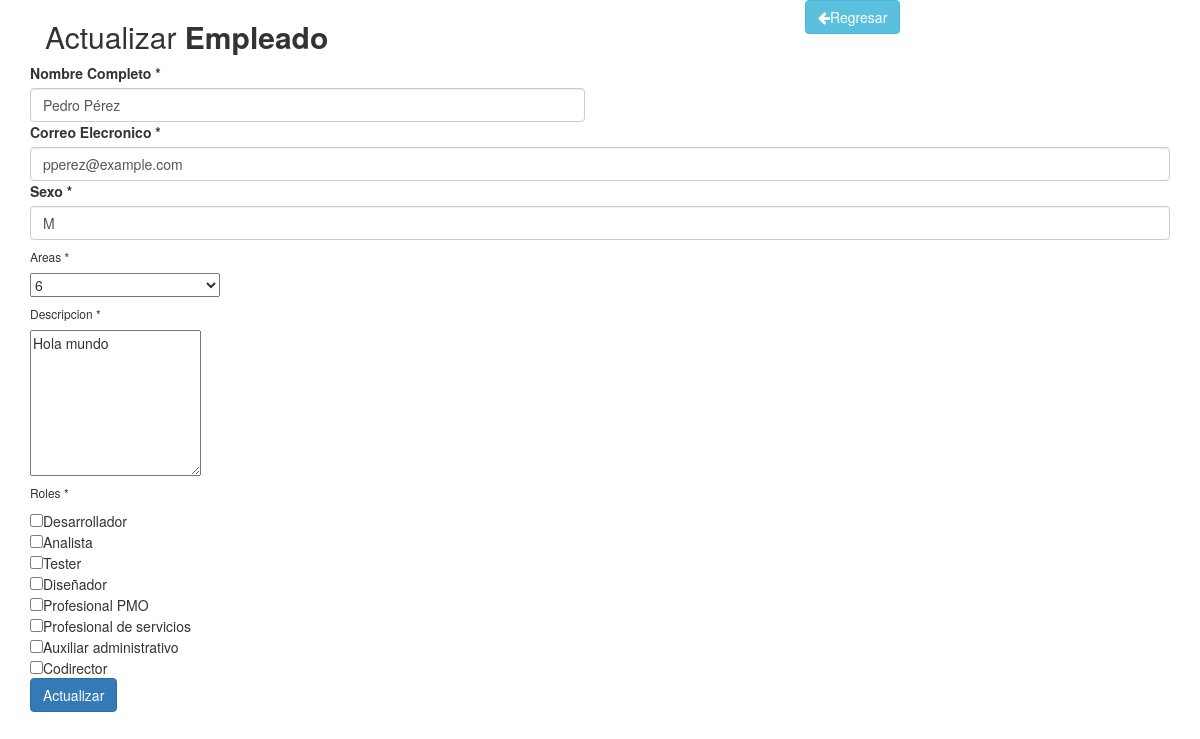
The page /update.php?id=3 on the database its author committed.
### tables this page shows
CREATE TABLE `empleado` (
  `id` int(11) NOT NULL,
  `nombre_empleado` varchar(255) NOT NULL,
  `email` varchar(255) NOT NULL,
  `sexo` char(1) NOT NULL,
  `area_id` int(11) NOT NULL,
  `descripcion` text NOT NULL
);

CREATE TABLE `roles` (
  `id` int(11) NOT NULL,
  `nombre` varchar(255) NOT NULL
);

### data.php (called while the page is built, shortened)
<?php
require 'Empleado.php';
class Data{
      private $host;
      private $user;
      private $pass;
      private $base;
	  private $port;
public function __construct()
{
	$this->host ="localhost";
	$this->user ="root";
	$this->pass="";
	$this->base="prueba_tecnica_dev";
	$this->port=3306;
}
public function connect(){
$this->con = new mysqli($this->host,$this->user,$this->pass,$this->base,$this->port);
if($this->con->connect_error){
die("No se logro la conexion : ".$this->con->connect_error);
}else{
	return $this->con;
}
}
public function find($id):Empleado
{
	$e=new Empleado();
    $id=$this->connect()->real_escape_string($id);
	$sql = "Select * from empleado where id=$id;";
	$res = $this->connect()->query($sql);
	if ($res->num_rows > 0){
       $datos = $res->fetch_object();
       $e->setId($datos->id);
	   $e->setNombre_empleado($datos->nombre_empleado);
	   $e->setEmail($datos->email);
	   $e->setSexo($datos->sexo);
       $e->setArea_id($datos->area_id);
	   $e->setDescripcion($datos->descripcion);
	}
	return $e;
}
}
?>

### Empleado.php (called while the page is built, shortened)
<?php
class Empleado{
private $nombre_empleado;
private $email;
private $sexo;
private $area_id;
private $descripcion;
public function __construct(){
 $this->nombre_empleado="";
 $this->email="";
 $this->sexo="";
 $this->area_id=0;
 $this->descripcion="";
}
public function setNombre_empleado($nombre_empleado){
	$this->nombre_empleado=$nombre_empleado;
}
public function getNombre_empleado(){
	return $this->nombre_empleado;
}
public function setEmail($email){
	$this->email=$email;
}
public function getEmail(){
	return $this->email;
}
public function setSexo($sexo){
   $this->sexo=$sexo;
}
public function getSexo(){
	return $this->sexo;
}
public function setArea_id($area_id){
	$this->area_id=$area_id;
}
public function getArea_id(){
	return $this->area_id;
}
public function setDescripcion($descripcion){
	$this->descripcion=$descripcion;
}
public function getDescripcion(){
     return $this->descripcion;
}
}
?>

### update.php (the view, shortened to what this page needs)
<?php
if(isset($_POST['actualizar'])){
require 'data.php';
$empleado =new Empleado();
$empleado->setId($_POST['id']);
$empleado->setNombre_empleado($_POST['nombre_empleado']);
$empleado->setEmail($_POST['email']);
$empleado->setSexo($_POST['sexo']);
$empleado->setArea_id($_POST['area_id']);
$empleado->setDescripcion($_POST['descripcion']);
print_r($_POST);
$db = new Data();
$respuesta = $db->update($empleado);
if($respuesta){
$mensaje="Empleado Actualizado correctamente";
$class="alert alert-success";
}else{
$mensaje="Empleado no existe";
$class="alert alert-danger";
}
}elseif(isset($_GET['id'])){
require 'data.php';
$empleado = new Data();
$empleado = $empleado->find($_GET['id']);
}
?>
<?php
  $mysqli = new mysqli("localhost", "root", "", "prueba_tecnica_dev");
?>
<html>
	 <head>
          <link rel="stylesheet" href="https://maxcdn.bootstrapcdn.com/font-awesome/4.7.0/css/font-awesome.min.css">
          <link rel="stylesheet" href="https://maxcdn.bootstrapcdn.com/bootstrap/3.3.7/css/bootstrap.min.css">
     </head>
	 <body>
		  <div class="container">
		    <div class="table-wrapper">
			   <div class="table-title">
				  <div class="col-sm-8"><h2>Actualizar <strong>Empleado</strong></h2></div>
				     <div class="col-sm-4">
				         <a href="index.php" class="btn btn-info add-new"><i class="fa fa-arrow-left"></i>Regresar</a>
				    </div>
				</div>
			</div>
			<div class="row">
				<form action="" method="POST">
					<div class="col-md-6">
						<label for="name">Nombre Completo * </label>
						<input type="text" name="nombre_empleado" id="nombre_empleado" class="form-control" required value="<?php echo $empleado->getNombre_empleado(); ?>" />
					</div>
				    <div class="col-md-12">
						<label for="name">Correo Elecronico * </label>
						<input type="email" name="email" id="email" class="form-control" required value="<?php echo $empleado->getEmail(); ?>" />
					</div>
					<div class="col-md-12">
						<label for="name">Sexo * </label>
						<input type="text" name="sexo" id="sexo" class="form-control" required value="<?php echo $empleado->getSexo(); ?>" />
					</div>
					<div class="col-md-12">
					       <h6>Areas *</h6>
						<select name="area_id" id="area_id" >
                              <option value="area_id"  ><?php echo $empleado->getArea_id(); ?></option>
                    </select>
					</div>
					<div class="col-md-12">
						<h6>Descripcion *</h6>
						<textarea  id="descripcion" name="descripcion"  rows="7" cols="20"><?php echo $empleado->getDescripcion(); ?></textarea>
					</div>
				     <div class="col-md-12">
					     <h6>Roles *</h6>
						  <?php
                                 $query = $mysqli -> query ("SELECT * FROM roles");
                                   while($row = mysqli_fetch_array($query)){
                                     $c = array($row["id"]);
                                     $x = $row["nombre"];
                                     if (in_array($x,$c))
                                         {
                                             echo "<input name='checkbox[]' type='checkbox' value='$row[id]' checked='checked' />".$row["nombre"]."<br />";
                                         } else { echo "<input name='checkbox[]' type='checkbox' value='$row[id]' />".$row["nombre"]."<br />"; }
                                         }
                                ?>
					</div>
					 <div class="col-md-12">
						<button id="actualizar" name="actualizar" type="submit" class="btn btn-primary">Actualizar</button>
					</div>
				</form>
			</div>
		</div>
</body>
</html>

### rows shown on the page
empleado: nombre_empleado "Pedro Pérez", email "pperez@example.com", sexo "M", area_id "6", descripcion "Hola mundo"
roles: nombre "Desarrollador"
roles: nombre "Analista"
roles: nombre "Tester"
roles: nombre "Diseñador"
roles: nombre "Profesional PMO"
roles: nombre "Profesional de servicios"
roles: nombre "Auxiliar administrativo"
roles: nombre "Codirector"
